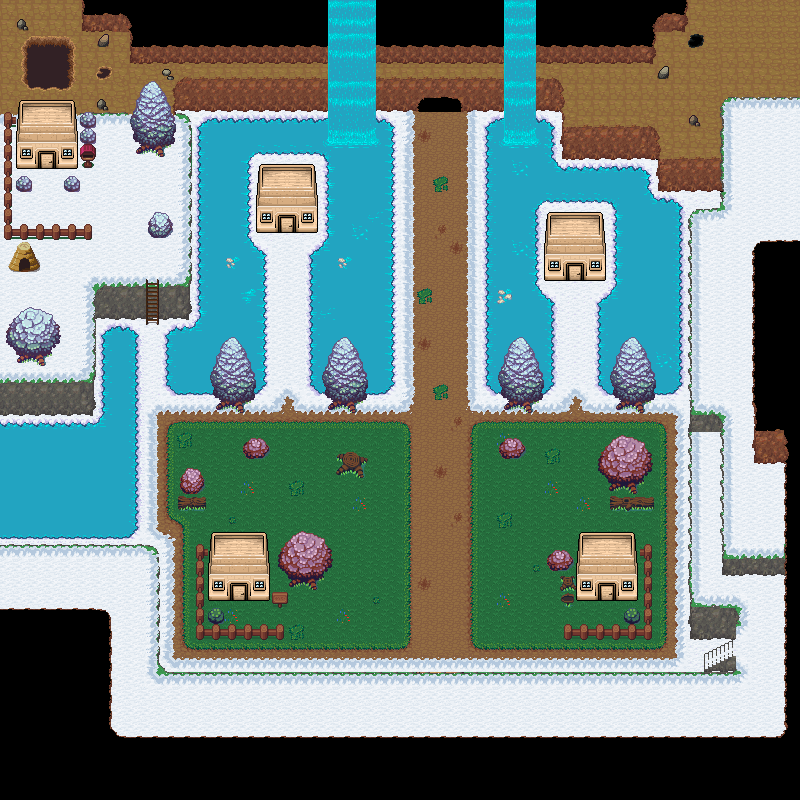

A level layout from a 2D game, rendered from its tile map. Below: a short description, then the map file with tile-grid data replaced by summaries:
An orthogonal 50x50 tile map with 16x16 px tiles, 5 tile layers (collision, underground, ground, decor, ...), 6 tilesets and 6 objects (monastery_to_pass, monk_intro_start, monk_exit_gate, master_ren, wounded_monk_1, ...).

<map version="1.10" tiledversion="1.11.2" orientation="orthogonal" renderorder="right-down" width="50" height="50" tilewidth="16" tileheight="16" infinite="0" nextlayerid="17" nextobjectid="21">
 <tileset firstgid="1" source="basic_terrain.tsx" />
 <tileset firstgid="529" source="mountains.tsx" />
 <tileset firstgid="1145" source="decor.tsx" />
 <tileset firstgid="1881" source="cave.tsx" />
 <tileset firstgid="3620" source="water.tsx" />
 <tileset firstgid="4535" source="Houses.tsx" />
 <layer id="1" name="collision" width="50" height="50">
  <data>[2500 cells, 538 non-empty, 1 distinct tile ids]</data>
 </layer>
 <layer id="3" name="underground" width="50" height="50">
  <data>[2500 cells, 2500 non-empty, 50 distinct tile ids]</data>
 </layer>
 <layer id="4" name="ground" width="50" height="50">
  <data>[2500 cells, 2500 non-empty, 85 distinct tile ids]</data>
 </layer>
 <layer id="11" name="decor" width="50" height="50">
  <data>[2500 cells, 1194 non-empty, 205 distinct tile ids]</data>
 </layer>
 <layer id="12" name="water" width="50" height="50">
  <data>[2500 cells, 702 non-empty, 83 distinct tile ids]</data>
 </layer>
 <objectgroup id="16" name="portals">
  <object id="20" name="monastery_to_pass" x="412" y="100.909" width="54.1818" height="19.6364">
   <properties>
    <property name="targetMap" type="int" value="2" />
    <property name="targetX" type="int" value="21" />
    <property name="targetY" type="int" value="47" />
    <property name="type" value="portal" />
   </properties>
  </object>
 </objectgroup>
 <objectgroup id="14" name="story_triggers">
  <object id="14" name="monk_intro_start" x="207.833" y="455.667" width="80.8333" height="55">
   <properties>
    <property name="eventId" value="monk_intro_start" />
    <property name="forbiddenFlag" value="demo_intro_played" />
   </properties>
  </object>
  <object id="15" name="monk_exit_gate" x="387.5" y="128" width="110.5" height="126">
   <properties>
    <property name="eventId" value="monk_exit_gate" />
    <property name="forbiddenFlag" value="monk_escape_done" />
    <property name="requiredFlag" value="monk_escape_started" />
   </properties>
  </object>
 </objectgroup>
 <objectgroup id="15" name="npcs">
  <object id="17" name="master_ren" x="234.5" y="487.5">
   <properties>
    <property name="dialogue" value="master_ren_idle" />
    <property name="forbiddenStoryFlag" value="monk_escape_done" />
    <property name="npcId" value="old_man" />
    <property name="requiredStoryFlag" value="demo_intro_played" />
    <property name="storyRole" value="monk_master" />
    <property name="type" value="normal" />
   </properties>
   <point />
  </object>
  <object id="18" name="wounded_monk_1" x="304.333" y="455.167">
   <properties>
    <property name="dialogue" value="wounded_monk_1" />
    <property name="forbiddenStoryFlag" value="monk_escape_done" />
    <property name="npcId" value="old_man" />
    <property name="requiredStoryFlag" value="demo_intro_played" />
    <property name="type" value="normal" />
   </properties>
   <point />
  </object>
  <object id="19" name="wounded_monk_2" x="343.333" y="512.667">
   <properties>
    <property name="dialogue" value="wounded_monk_2" />
    <property name="forbiddenStoryFlag" value="monk_escape_done" />
    <property name="npcId" value="old_man" />
    <property name="requiredStoryFlag" value="demo_intro_played" />
    <property name="type" value="normal" />
   </properties>
   <point />
  </object>
 </objectgroup>
</map>
